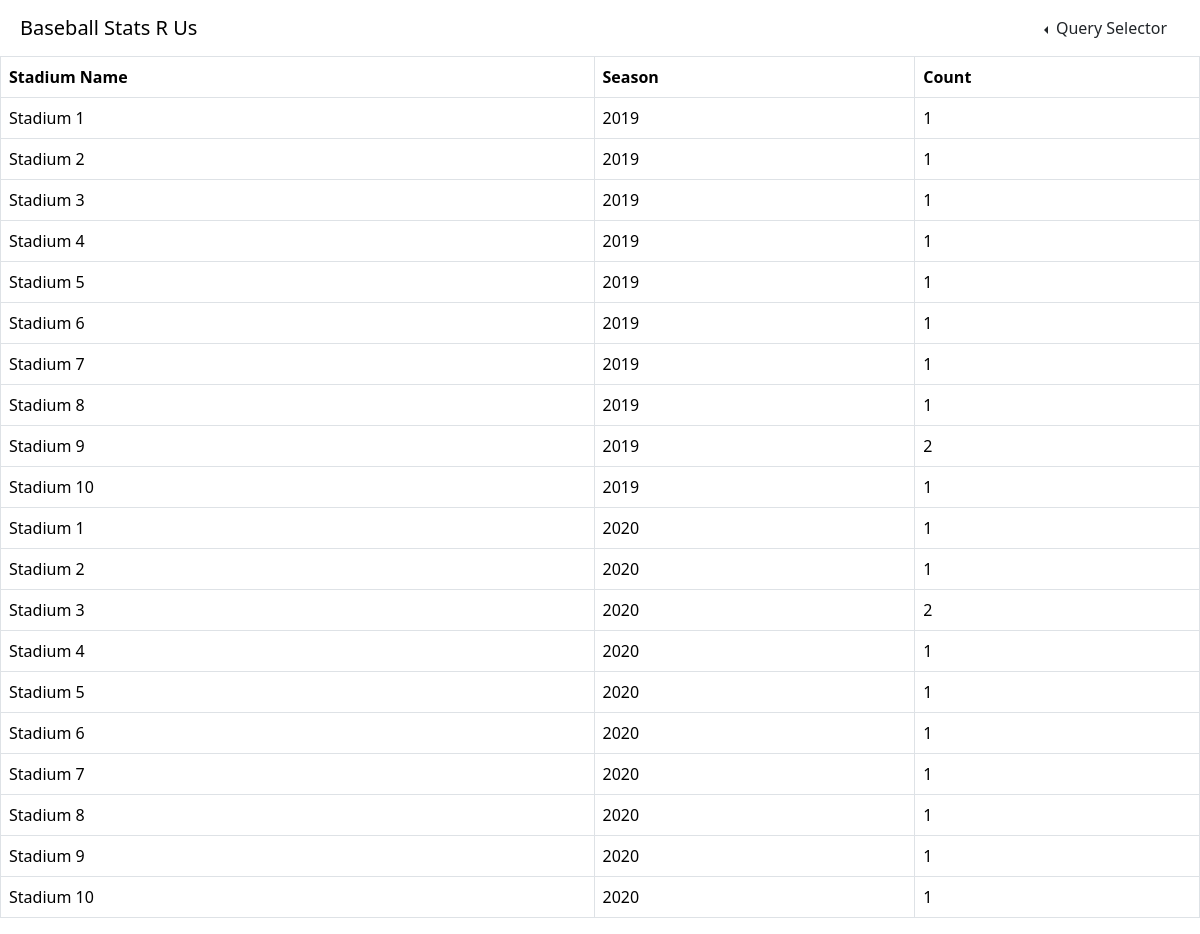
/Q10.html, run on the app's committed database.
### tables this page shows
CREATE TABLE stadiums (
    s_stadium_key decimal(3,0) not null,
    s_name varchar(25) not null
);

### flask_app.py (the view)
@app.route('/Q10.html')
def index_Q10():
    conn = get_conn(db)
    cursor = conn.cursor()
    sql_file_path = 'sql/Queries/query11.sql'
    execute_query_from_file(sql_file_path, cursor)
    results = cursor.fetchall()
    close_conn(conn)
    return render_template('Q10.html', q10=results)

### flask_app.py (called while the page is built)
def get_conn(_db):
    conn = None
    try:
        conn = sqlite3.connect(_db)
    except Error as e:
        print(e)
    return conn

def close_conn(_conn):
    try:
        _conn.close()
    except Error as e:
        print(e)
    return

def execute_query_from_file(file_path, cursor):
    with open(file_path, 'r') as file:
        sql_query = file.read()
        cursor.execute(sql_query)

### templates/Q10.html (shortened to what this page needs)
<!DOCTYPE html>
<html>
    <head>
        <link href="https://cdn.jsdelivr.net/npm/bootstrap@5.3.2/dist/css/bootstrap.min.css" rel="stylesheet">
        <link href="{{url_for('static', filename='assets/css/custom.css')}}" rel="stylesheet">
    </head>
    <body>
    <header>
        <nav class="navbar">
            <div class="container-fluid">
                <span class="navbar-brand ms-2">Baseball Stats R Us</span>
                <ul class="navbar-nav me-2">
                    <li class="nav-item dropstart">
                        <button class="btn dropdown-toggle" data-bs-toggle="dropdown">
                            Query Selector
                        </button>
                    </li>
                </ul>
            </div>
        </nav>
    </header>
    <div class="table-responsive" id="q10">
        <table class="table table-bordered">
            <tr>
                <th>Stadium Name</th>
                <th>Season</th>
                <th>Count</th>
            </tr>
            {%for column in q10%}
                <tr>
                    <td>{{column[0]}}</td>
                    <td>{{column[1]}}</td>
                    <td>{{column[2]}}</td>
                </tr>
            {%endfor%}
        </table>
    </div>
    </body>
</html>

### static/assets/css/custom.css (style rules this page uses)
.navbar-nav { flex-direction: row !important; }

### data on the page
stadiums: s_name "Stadium 1", column "2019", s_stadium_key "1", column "2020"
stadiums: s_name "Stadium 2", column "2019", column "1", column "2020"
stadiums: s_name "Stadium 3", column "2019", column "1", column "2020", column "2"
stadiums: s_name "Stadium 4", column "2019", column "1", column "2020"
stadiums: s_name "Stadium 5", column "2019", column "1", column "2020"
stadiums: s_name "Stadium 6", column "2019", column "1", column "2020"
stadiums: s_name "Stadium 7", column "2019", column "1", column "2020"
stadiums: s_name "Stadium 8", column "2019", column "1", column "2020"
stadiums: s_name "Stadium 9", column "2019", column "2", column "2020", column "1"
stadiums: s_name "Stadium 10", column "2019", column "1", column "2020"
